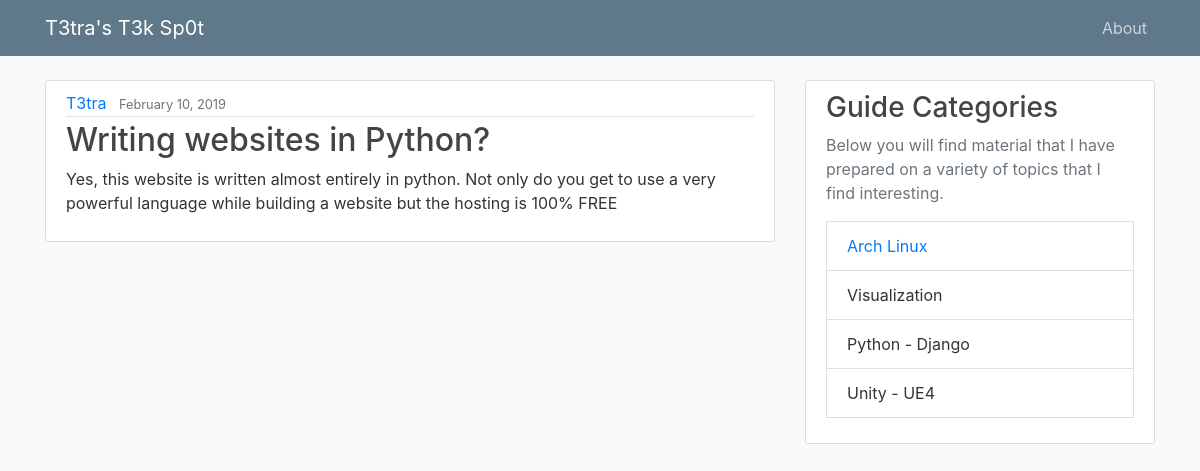
The page /post/2 on the database as committed earlier.
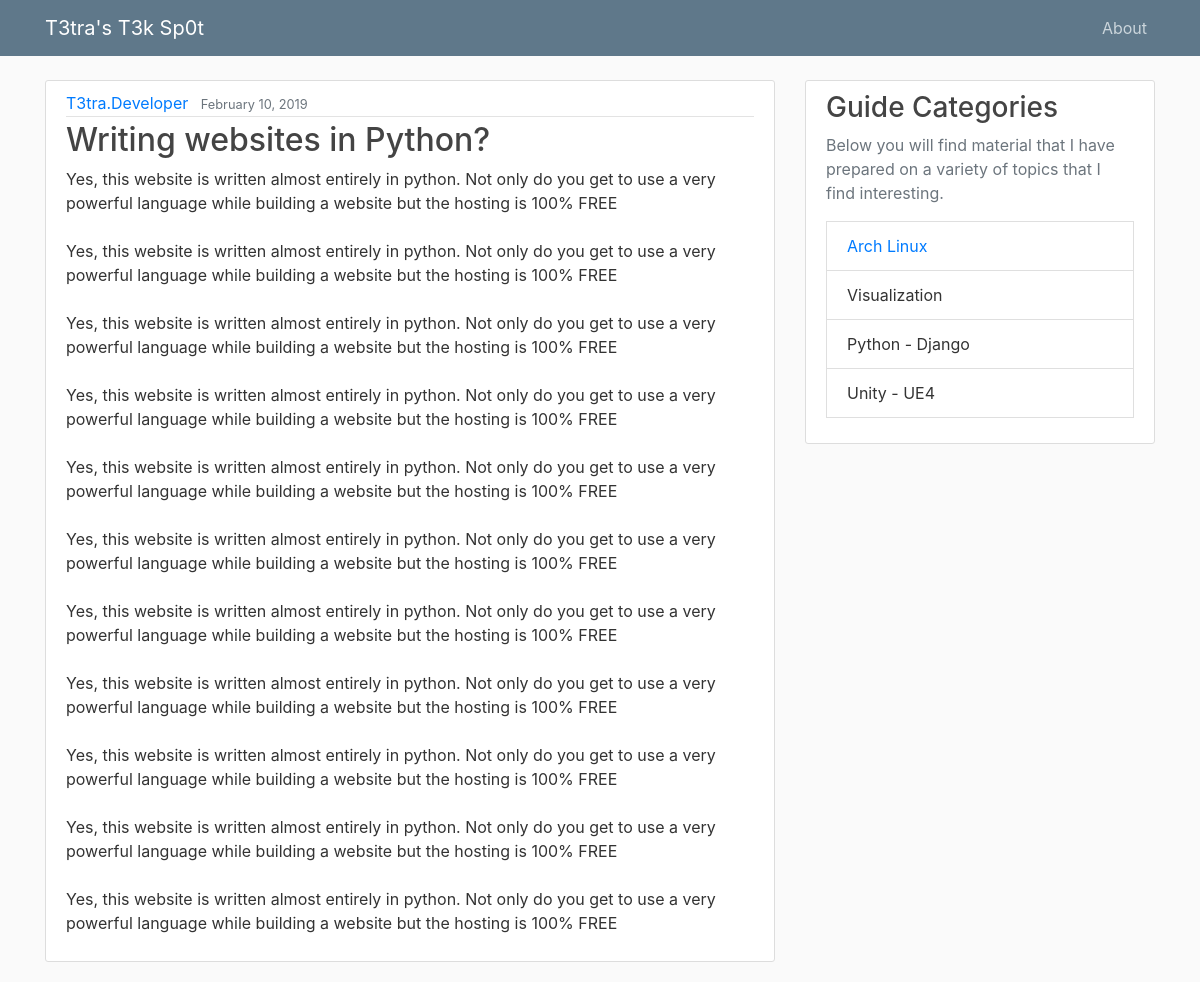
The same page on the database as committed later.
### blog/models.py (models this page shows, shortened)
class Post(models.Model):
	title = models.CharField(max_length=100)
	description = models.CharField(max_length=750)
	content = MarkupField(default_markup_type='html')
	date_posted = models.DateTimeField(default=timezone.now)
	author = models.ForeignKey(User, on_delete=models.CASCADE)

### blog/views.py (the view)
# urls.py: path('post/<int:pk>', PostDetailView.as_view(), name='post-detail'),
class PostDetailView(DetailView):
    model = Post

### blog/templates/blog/post_detail.html (shortened to what this page needs)
{% extends "blog/base.html" %}
{% block content %}
        <article class="media content-section">
            <div class="media-body">
            <div class="article-metadata">
              <a class="mr-2" href="{% url 'user-post' object.author.username %}">{{ object.author }}</a>
              <small class="text-muted">{{ object.date_posted|date:"F d, Y" }}</small>
            </div>
            <h2 class="article-title">{{ object.title }}</h2>
            <p class="article-content">{{ object.content }}</p>
          </div>
        </article>
{% endblock content %}

### blog/templates/blog/base.html (shortened to what this page needs)
{% load static %}
<!DOCTYPE html>
<html>
<head>
 <link rel="stylesheet" href="https://maxcdn.bootstrapcdn.com/bootstrap/4.0.0/css/bootstrap.min.css">
    <link rel="stylesheet" type="text/css" href="{% static 'blog/main.css' %}">
</head>
<body>
    <header class="site-header">
      <nav class="navbar navbar-expand-md navbar-dark bg-steel fixed-top">
        <div class="container">
          <a class="navbar-brand mr-4" href="{% url 'blog-home' %}">T3tra's T3k Sp0t </a>
          <div class="collapse navbar-collapse" id="navbarToggle">
            <div class="navbar-nav">
            <a class="nav-item nav-link" href="{% url 'blog-about' %}">About</a>
            </div>
          </div>
        </div>
      </nav>
    </header>
    <main role="main" class="container">
      <div class="row">
        <div class="col-md-8">
          {% block content %}{% endblock %}
        </div>
        <div class="col-md-4">
          <div class="content-section">
            <h3>Guide Categories</h3>
            <p class='text-muted'>Below you will find material that I have prepared on a variety of topics that I find interesting.
              <a class="list-group">
              <li class="list-group-item list-group-item-" ><a href="/user/Arch_Linux">Arch Linux</a></li>
                <li class="list-group-item list-group-item">Visualization</li>
                <li class="list-group-item list-group-item">Python - Django</li>
                <li class="list-group-item list-group-item">Unity - UE4</li>
            </p>
          </div>
        </div>
      </div>
    </main>
</body>
</html>

### blog/static/blog/main.css (style rules this page uses)
body { background: #fafafa; color: #333333; margin-top: 5rem; }
h1, h2, h3, h4, h5, h6 { color: #444444; }
.bg-steel { background-color: #5f788a; }
.site-header .navbar-nav .nav-link { color: #cbd5db; }
.content-section { background: #ffffff; padding: 10px 20px; border: 1px solid #dddddd; border-radius: 3px; margin-bottom: 20px; }
.article-title { color: #444444; }
.article-content { white-space: pre-line; }
.article-metadata { padding-bottom: 1px; margin-bottom: 4px; border-bottom: 1px solid #e3e3e3 }

Rows that differ between the two databases and show on the page:
changed Post "Writing websites in Python?": author "T3tra" → "T3tra.Developer"; content "…hosting is 100% FREE" → "…hosting is 100% FREE Yes, this website is written almost entirely in python. Not only do you get to use a very powerful language while building a website but the hosting is 100% FREE Yes, this website is written almost entirely in python. Not only do you get to use a very powerful language while building a website but the hosting is 100% FREE Yes, this website is written almost entirely in python. Not only do you get to use a very powerful language while building a website but the hosting is 100% FREE Yes, this website is written almost entirely in python. Not only do you get to use a very powerful language while building a website but the hosting is 100% FREE Yes, this website is written…"
